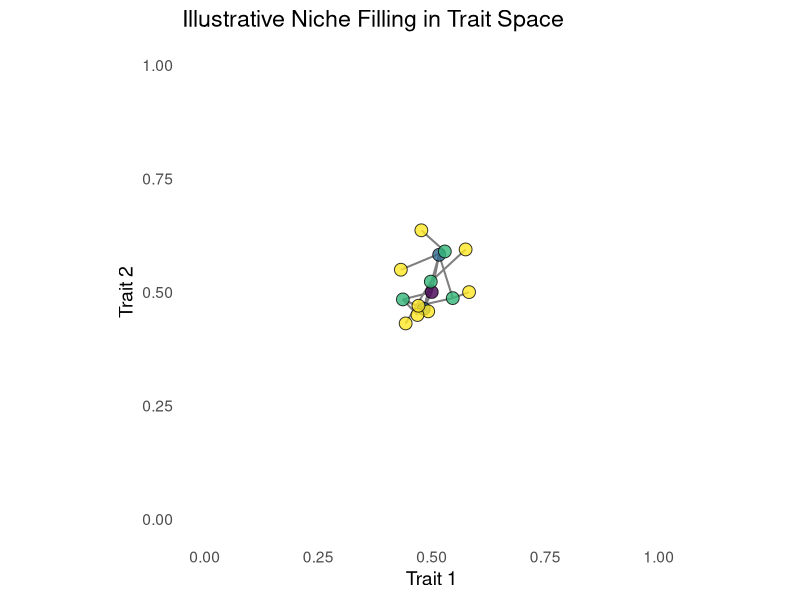

Generate this figure with R:
library(ggplot2)
library(dplyr)

# Start with root species at center
species <- data.frame(
  id = 1,
  parent = NA,
  x = 0.5,
  y = 0.5,
  gen = 0
)

# Parameters
n_generations <- 3
branching_prob <- 0.8
step_sd <- 0.06
next_id <- 1

for (g in 1:n_generations) {
  current_gen <- species %>% filter(gen == g - 1)
  for (i in 1:nrow(current_gen)) {
    n_offspring <- 1 + rbinom(1, 1, branching_prob)
    for (k in 1:n_offspring) {
      new_x <- current_gen$x[i] + rnorm(1, 0, step_sd)
      new_y <- current_gen$y[i] + rnorm(1, 0, step_sd)
      species <- rbind(
        species,
        data.frame(
          id = next_id,
          parent = current_gen$id[i],
          x = new_x,
          y = new_y,
          gen = g
        )
      )
      next_id <- next_id + 1
    }
  }
}


print("HI")

# Create edges
edges <- species %>%
  filter(!is.na(parent)) %>%
  left_join(species, by = c("parent" = "id"), suffix = c("", ".parent"))

# Plot
ggplot() +
  # background
  theme_minimal(base_size = 14) +
  coord_fixed(xlim = c(0,1), ylim = c(0,1)) +
  
  # edges
  geom_segment(
    data = edges,
    aes(x = x.parent, y = y.parent, xend = x, yend = y),
    color = "grey50",
    size = 0.7
  ) +
  
  # nodes
  geom_point(
    data = species,
    aes(x = x, y = y, fill = factor(gen)),
    shape = 21, color = "black", size = 4, alpha = 0.8
  ) +
  
  # styling
  scale_fill_viridis_d(name = "Generation") +
  labs(
    title = "Illustrative Niche Filling in Trait Space",
    x = "Trait 1",
    y = "Trait 2"
  ) +
  theme(
    legend.position = "none",
    panel.grid = element_blank()
  )
